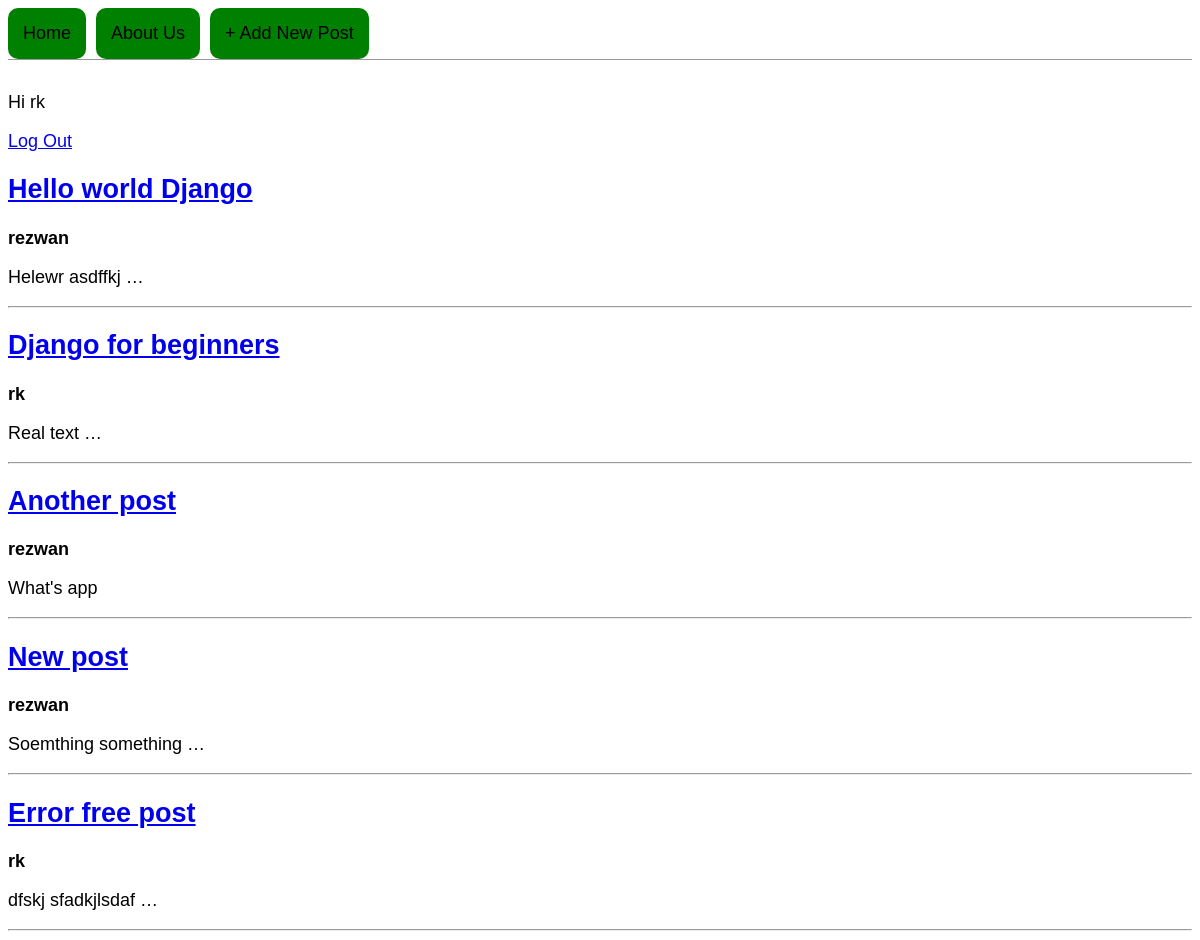
The app's page / (signed in) with its own data.
### blog/models.py (models this page shows, shortened)
class BlogPost(models.Model):
    title = models.CharField(max_length=255)
    author = models.ForeignKey(
        'auth.User',
        on_delete=models.CASCADE,
    )
    body = models.TextField()

### blog/views.py (the view)
# urls.py: path('', views.BlogListView.as_view(), name = 'home'),
class BlogListView(ListView):
    model = BlogPost
    template_name = 'home.html'

### templates/home.html
{% extends 'base.html' %}
{% block content %}
    {% for post in object_list %}
        <h2><a href="{% url 'post_detail' post.pk %}">{{post.title}}</a></h2>
        <p><b>{{post.author}}</b></p>
        <p>{{post.body|truncatewords:2}}</p>
        <hr/>
    {% endfor %}
{% endblock %}

### templates/base.html (shortened to what this page needs)
{% load static %}
<html>
    <head>
        <link rel="stylesheet" href="{% static 'css/base.css' %}">
    </head>
    <body>
        <header>
            <a href="{% url 'home' %}">Home</a>
            <a href="{% url 'aboutus' %}">About Us</a>
            <a href="{% url 'post_new' %}">+ Add New Post</a>
        </header>
        {% if user.is_authenticated %}
            <p> Hi {{user.username }}</p>
            <a href="{% url 'logout' %}">Log Out</a>
        {% else %}
            <p> You are not logged in </p>
            <a href="{% url 'login' %}">Login</a>
        {% endif %}
        {% block content %}{% endblock %}
    </body>
</html>

### static/css/base.css (style rules this page uses)
body { font-family: 'Source Sans Pro', sans-serif; font-size: 18px; }
header { margin-bottom: 2rem; border-bottom: 1px solid #999; display: flex; }
header a { color: black; text-decoration: none; padding: 15px; background-color: green; margin-right: 10px; border-radius: 10px; }

### records on screen
BlogPost: title "Hello world Django", author "rezwan", body "Helewr asdffkj …"
BlogPost: title "Django for beginners", author "rk", body "Real text …"
BlogPost: title "Another post", author "rezwan", body "What's app"
BlogPost: title "New post", author "rezwan", body "Soemthing something …"
BlogPost: title "Error free post", author "rk", body "dfskj sfadkjlsdaf …"

### other values on screen
{{ user.username }} "rk"
